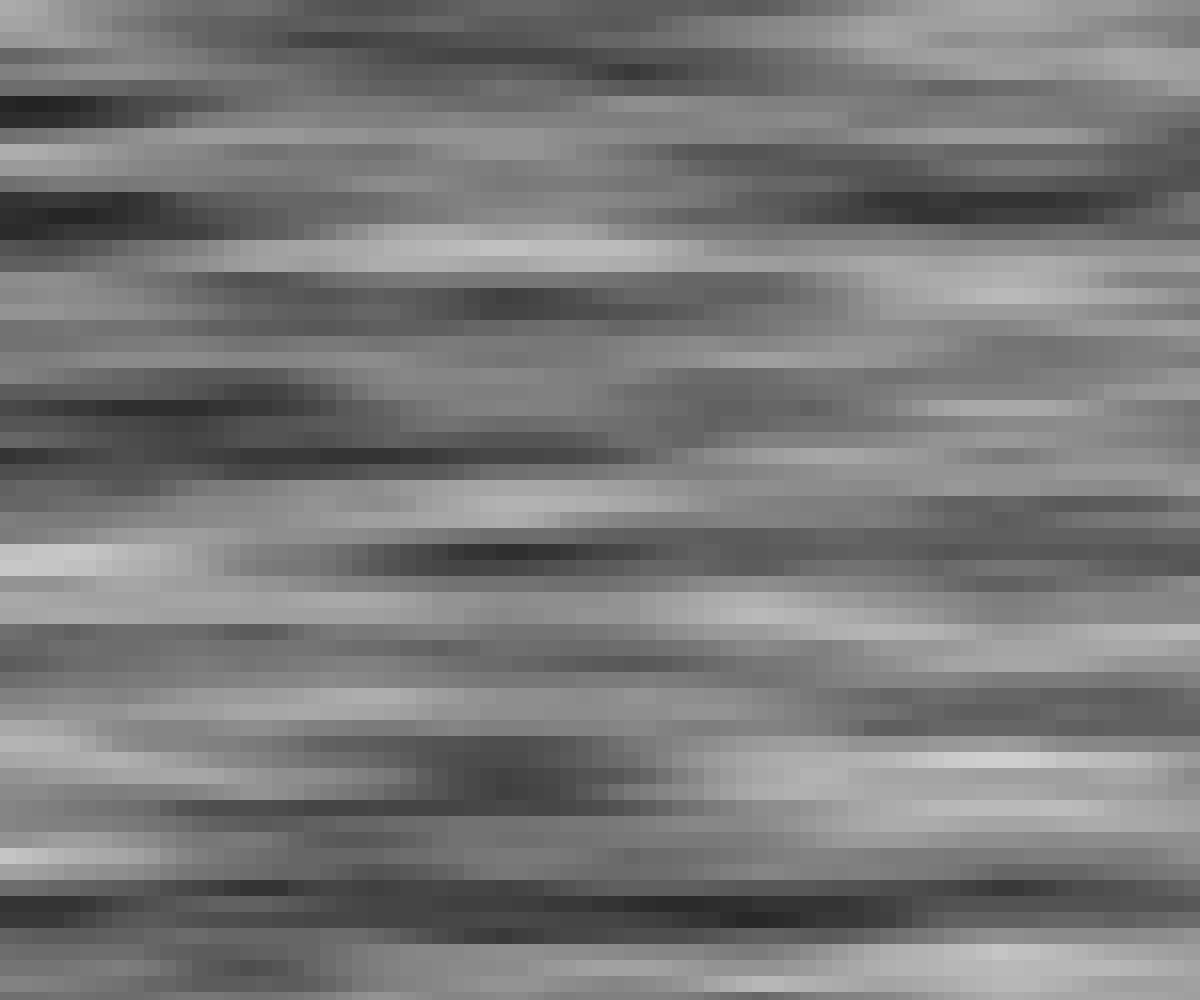
Frame 1 (no input)
Frame 60 (no input): identical to frame 1, image omitted
Frame 120 (the mouse pressed at the canvas centre since frame 60): identical to frame 1, image omitted

The p5.js sketch that drew this single still picture (run headless with seeded random() and noise() and a simulated clock; from frame 60 on, the mouse is pressed at the canvas centre):

// p5.js sketch
// ── sketch.js
// TODO: noise fill

let gridDim = 16;

function setup() {
  createCanvas(windowWidth, windowHeight);
  noStroke()

  for (let x = 0; x < width; x += gridDim) {
    for (let y = 0; y < height; y += gridDim) {
      let mc = 255 * noise(x/500, y/50)
      fill(mc);
      rect(x, y, gridDim);
    }
  }
}

function draw() {}
